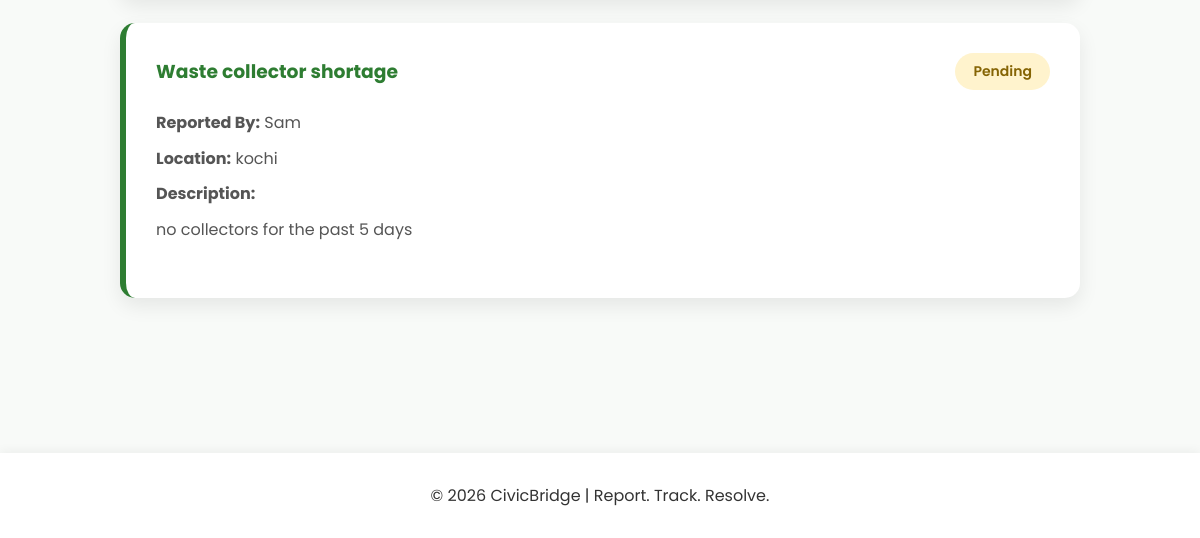
Before: /issues (lower part) with the older database file.
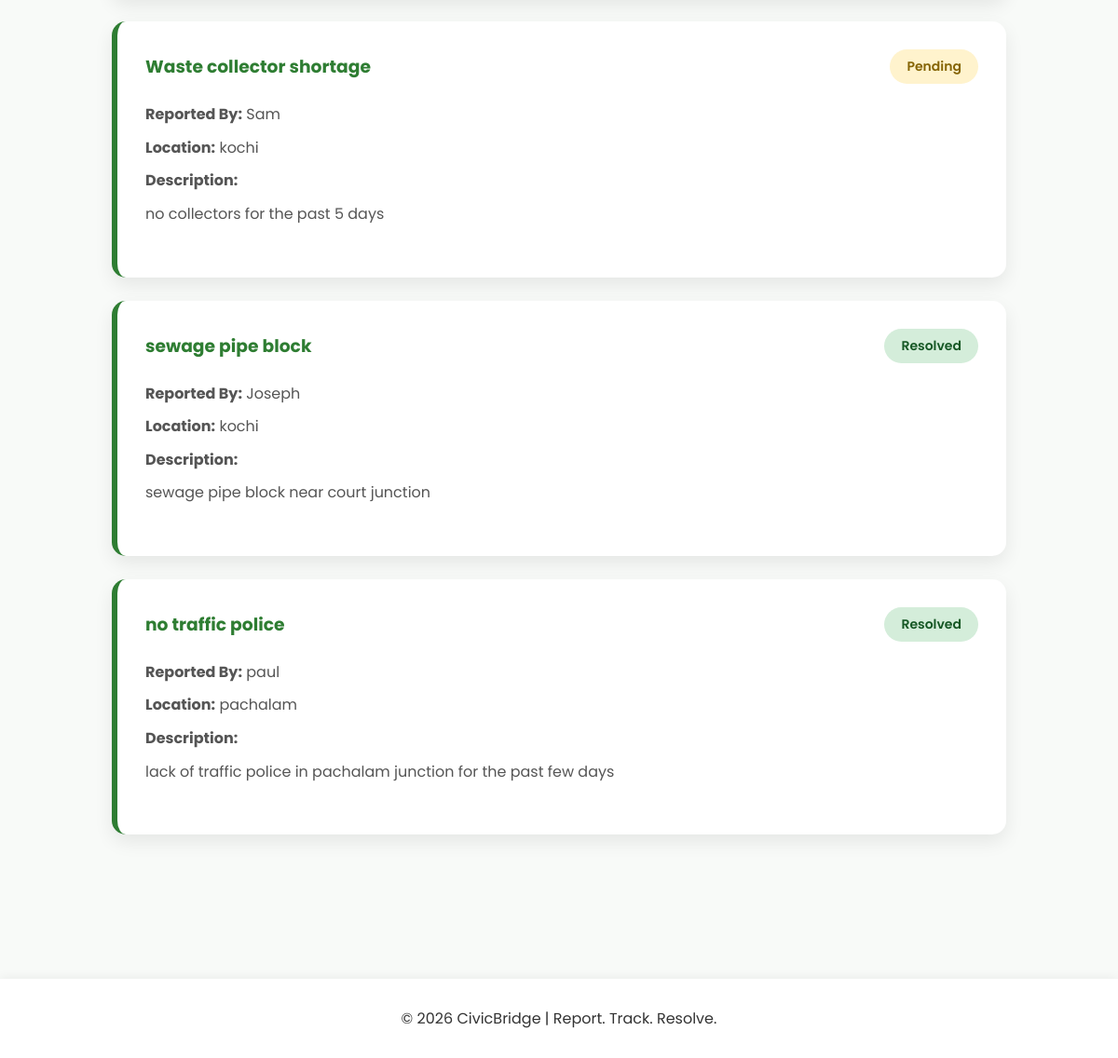
After: the same page with the newer database file.
### tables this page shows
CREATE TABLE reports (
    id INTEGER PRIMARY KEY AUTOINCREMENT,
    name TEXT,
    location TEXT,
    title TEXT,
    description TEXT
, status TEXT, username TEXT);

### app/app.py (the view)
@app.route("/issues")
def issues():
    conn = sqlite3.connect("civicbridge.db")
    cursor=conn.cursor()
    status=request.args.get("status")
    search=request.args.get("search")
    if search:
        cursor.execute(
            "SELECT * FROM reports WHERE title LIKE ?",
            (f"%{search}%",)
        )
    elif status:
        cursor.execute(
            "SELECT * FROM reports WHERE status=?",
            (status,)
        )
    else:
        cursor.execute("SELECT * from reports")
    reports=cursor.fetchall()
    conn.close()
    return render_template("issues.html", reports=reports)

### app/templates/issues.html (shortened to what this page needs)
{% extends "base.html" %}
{% block content %}
<div class="issues-container">
{% if reports %}
    {% for report in reports %}
    <div class="issue-card">
        <div class="issue-top">
            <h3>{{ report[3] }}</h3>
            {% if report[5] == "Resolved" %}
                <span class="status resolved">
                    Resolved
                </span>
            {% else %}
                <span class="status pending">
                    Pending
                </span>
            {% endif %}
        </div>
        <p><strong>Reported By:</strong> {{ report[1] }}</p>
        <p><strong>Location:</strong> {{ report[2] }}</p>
        <p><strong>Description:</strong></p>
        <p>{{ report[4] }}</p>
    </div>
    {% endfor %}
{% endif %}
</div>
{% endblock %}

### app/templates/base.html (shortened to what this page needs)
<!DOCTYPE html>
<html lang="en">
<head>
    <link rel="stylesheet"
          href="{{ url_for('static', filename='style.css') }}">
</head>
<body>
<main>
    {% block content %}
    {% endblock %}
</main>
<footer>
    <p>© 2026 CivicBridge | Report. Track. Resolve.</p>
</footer>
</body>
</html>

### app/static/style.css (style rules this page uses)
* { margin:0; padding:0; box-sizing:border-box; }
body { font-family:'Poppins',sans-serif; background:#f8faf8; color:#333; }
main { padding:50px 80px; }
footer { text-align:center; padding:30px; background:#ffffff; margin-top:60px; box-shadow:0 -2px 10px rgba(0,0,0,0.05); }
.status { display:inline-block; padding:8px 18px; border-radius:30px; font-size:14px; font-weight:600; }
.pending { background:#fff3cd; color:#856404; }
.resolved { background:#d4edda; color:#155724; }
.issue-card { background:white; padding:30px; border-radius:15px; border-left:6px solid #2e7d32; box-shadow:0 8px 20px rgba(0,0,0,0.08); margin-bottom:25px; transition:0.3s; }
.issue-top { display:flex; justify-content:space-between; align-items:center; margin-bottom:20px; }
.issue-top h3 { color:#2e7d32; margin:0; }
.issue-card p { color:#555; margin:10px 0; line-height:1.6; }
.issues-container { max-width:1000px; margin:0 auto; padding:20px; }

Changed rows visible on the page:
added reports: title "sewage pipe block", status "Resolved", name "Joseph", location "kochi", description "sewage pipe block near court junction"
added reports: title "no traffic police", status "Resolved", name "paul", location "pachalam", description "lack of traffic police in pachalam junction for the past few days"
